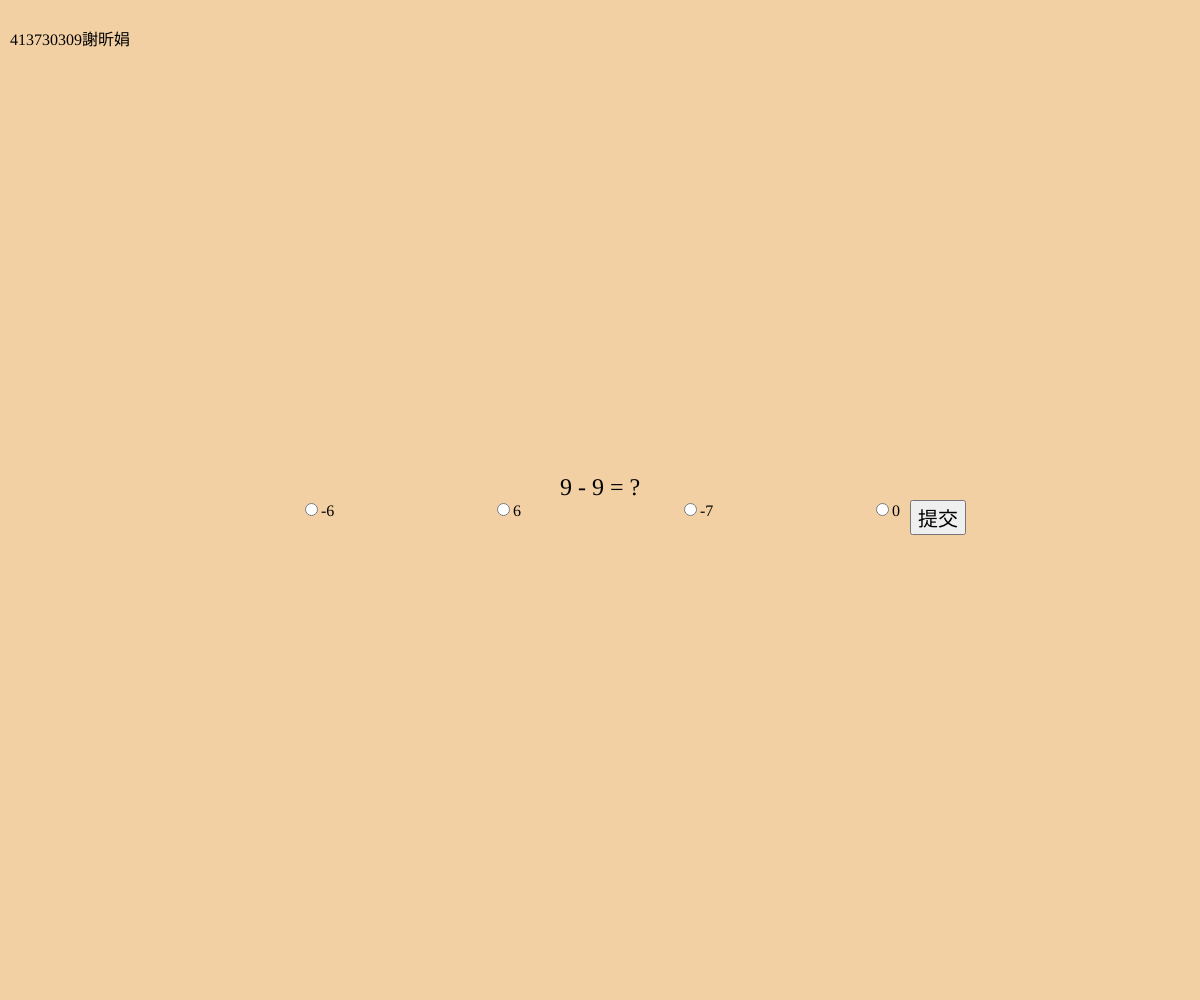
Frame 1 (no input)
Frame 60 (no input): identical to frame 1, image omitted
Frame 120 (the mouse pressed at the canvas centre since frame 60): identical to frame 1, image omitted

The p5.js sketch that drew this single still picture (run headless with seeded random() and noise() and a simulated clock; from frame 60 on, the mouse is pressed at the canvas centre):

// p5.js sketch
// ── sketch.js
let questions = [];
let currentQuestionIndex = 0;
let correctAnswers = 0;
let totalQuestions = 3;
let radio, submitButton, question, optionsDiv;

function setup() {
  createCanvas(windowWidth, windowHeight);
  background("#F2D0A4");

  // 在左上角顯示文字
  let infoText = createP("413730309謝昕娟");
  infoText.position(10, 10);
  infoText.style('font-size', '16px');
  infoText.style('color', '#000');

  generateQuestions();
  displayQuestion();
}

function draw() {
  background("#F2D0A4");
}

function generateQuestions() {
  for (let i = 0; i < totalQuestions; i++) {
    let num1 = Math.floor(Math.random() * 10);
    let num2 = Math.floor(Math.random() * 10);
    let operator = Math.random() > 0.5 ? '+' : '-';
    let correctAnswer = operator === '+' ? num1 + num2 : num1 - num2;
    let options = generateOptions(correctAnswer);
    questions.push({ num1, num2, operator, correctAnswer, options });
  }
}

function generateOptions(correctAnswer) {
  let options = new Set();
  options.add(correctAnswer);
  while (options.size < 4) {
    options.add(Math.floor(Math.random() * 19) - 9); // 隨機生成 -9 到 9 的數字
  }
  return Array.from(options).sort(() => Math.random() - 0.5); // 隨機排序選項
}

function displayQuestion() {
  if (currentQuestionIndex < totalQuestions) {
    let q = questions[currentQuestionIndex];
    let questionText = `${q.num1} ${q.operator} ${q.num2} = ?`;

    if (question) question.remove();
    question = createP(questionText);
    question.position((windowWidth - 600) / 2, windowHeight / 2 - 50);
    question.style('font-size', '24px');
    question.style('width', '600px');
    question.style('text-align', 'center');

    if (radio) radio.remove();
    radio = createRadio();
    radio.style('width', '600px');
    radio.style('display', 'flex');
    radio.style('justify-content', 'space-between');

    if (optionsDiv) optionsDiv.remove();
    optionsDiv = createDiv();
    optionsDiv.position((windowWidth - 600) / 2, windowHeight / 2);
    optionsDiv.style('width', '600px');
    optionsDiv.style('display', 'flex');
    optionsDiv.style('justify-content', 'space-between');

    q.options.forEach(option => {
      radio.option(option.toString());
    });

    radio.parent(optionsDiv);

    if (submitButton) submitButton.remove();
    submitButton = createButton('提交');
    submitButton.position((windowWidth + 600) / 2 + 10, windowHeight / 2);
    submitButton.style('font-size', '20px');
    submitButton.mousePressed(checkAnswer);
  } else {
    displayResults();
  }
}

function checkAnswer() {
  let selectedOption = parseInt(radio.value());
  if (selectedOption === questions[currentQuestionIndex].correctAnswer) {
    correctAnswers++;
  }
  currentQuestionIndex++;
  displayQuestion();
}

function displayResults() {
  if (question) question.remove();
  if (radio) radio.remove();
  if (optionsDiv) optionsDiv.remove();
  if (submitButton) submitButton.remove();

  let resultText = `測驗結束！你答對了 ${correctAnswers} 題，答錯了 ${totalQuestions - correctAnswers} 題。`;
  let result = createP(resultText);
  result.position((windowWidth - 600) / 2, windowHeight / 2 - 50);
  result.style('font-size', '24px');
  result.style('width', '600px');
  result.style('text-align', 'center');
}
